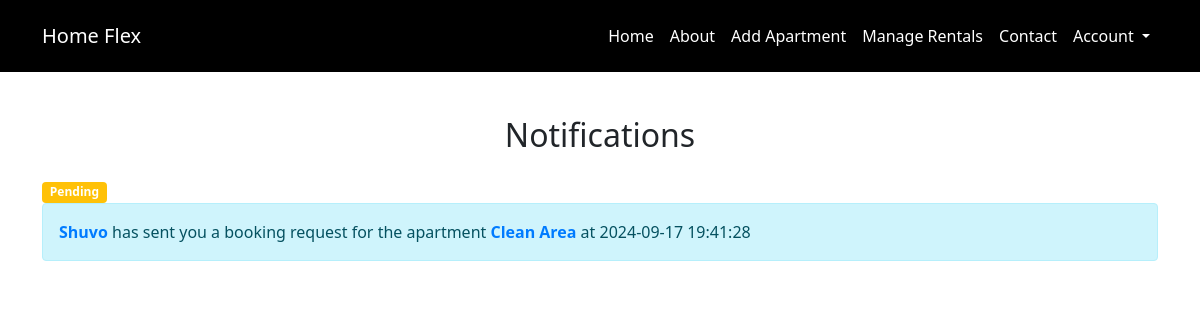
Before: /notification.php (signed in) with the older database file.
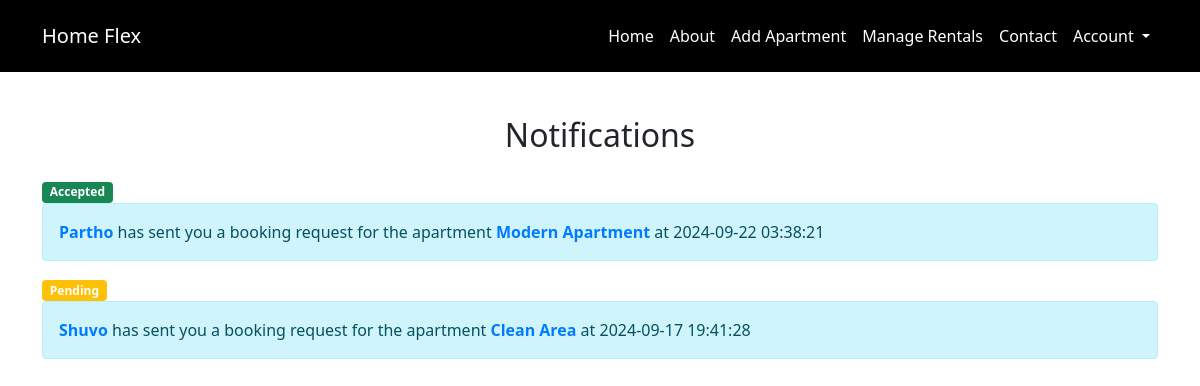
After: the same page with the newer database file.
### tables this page shows
CREATE TABLE `booking` (
  `booking_id` int(11) NOT NULL,
  `from_` int(11) NOT NULL,
  `to_` int(11) NOT NULL,
  `appart_id` int(11) NOT NULL,
  `send_at` timestamp NOT NULL DEFAULT current_timestamp(),
  `status` enum('pending','accepted','rejected') DEFAULT 'pending',
  `status_updated_at` timestamp NOT NULL DEFAULT current_timestamp() ON UPDATE current_timestamp()
);

CREATE TABLE `resident` (
  `resident_id` int(11) NOT NULL,
  `user_id` int(11) DEFAULT NULL,
  `username` varchar(100) DEFAULT NULL,
  `phone_num` int(11) DEFAULT NULL
);

CREATE TABLE `appartment` (
  `appart_id` int(11) NOT NULL,
  `owner_id` int(11) DEFAULT NULL,
  `title` varchar(255) DEFAULT NULL,
  `price` int(11) DEFAULT NULL,
  `sqft` int(11) DEFAULT NULL,
  `available_date` varchar(20) DEFAULT NULL,
  `short_des` varchar(500) DEFAULT NULL,
  `lift_facility` varchar(10) DEFAULT NULL,
  `bedroom_num` int(11) DEFAULT NULL,
  `bathroom_num` int(11) DEFAULT NULL,
  `total_room` int(11) DEFAULT NULL,
  `whom_to_rent` varchar(100) DEFAULT NULL,
  `floor_no` int(11) DEFAULT NULL,
  `is_booked` tinyint(1) DEFAULT 0
);

### notification.php (the view, shortened to what this page needs)
<!DOCTYPE html>
<html lang="en">
<head>
    <link rel="stylesheet" href="index.css">
    <link rel="stylesheet" href="css/bootstrap.min.css">
    <link rel="stylesheet" href="https://cdnjs.cloudflare.com/ajax/libs/font-awesome/6.5.2/css/all.min.css" />
</head>
<body>
    <?php
    include "dbconfig.php";
    include "navbar.php";
    ?>
    <br> <br> <br> <br>
    <div class="container notification-container">
        <h2 class="text-center mb-4">Notifications</h2>
        <?php
        if ($_SESSION['account_type'] == 'Owner') {
            $owner_id = $_SESSION['owner_id'];
            $sql = "SELECT * FROM booking WHERE to_ = '$owner_id' ORDER BY booking_id DESC";
            $result = $conn->query($sql);
            while ($row = mysqli_fetch_assoc($result)) {
                $booking_resident_id = $row['from_'];
                $appart_id = $row['appart_id'];
                $sql1 = "SELECT * FROM resident INNER JOIN users ON resident.user_id = users.user_id WHERE resident.resident_id ='$booking_resident_id'";
                $result1 = $conn->query($sql1);
                $row1 = $result1->fetch_assoc();
                $sql_apart = "SELECT * FROM appartment WHERE appart_id = '$appart_id'";
                $result_apart = $conn->query($sql_apart);
                $row_apart = $result_apart->fetch_assoc();
        ?>
                <?php
                if ($row['status'] == 'accepted') {
                    echo '<span class="badge bg-success">Accepted</span>';
                } else if ($row['status'] == 'rejected') {
                    echo '<span class="badge bg-danger">Rejected</span>';
                } else{
                    echo '<span class="badge bg-warning">Pending</span>';
                }
                ?>
                <div class="alert alert-info">
                    <a href="profile.php?id=<?php echo $row['from_']; ?>& x=1"><?php echo $row1['username']; ?></a> has sent you a booking request for the apartment
                    <a href="apartmentDetails.php?id=<?php echo $row_apart['appart_id']; ?>"><?php echo $row_apart['title']; ?></a> at <?php echo $row['send_at'];?>
                </div>
        <?php
            }
        }
        ?>
    </div>
</body>
</html>

Changed rows visible on the page:
added booking: status "Accepted", resident.username "Partho", appart.title "Modern Apartment", send_at "2024-09-22 03:38:21"
